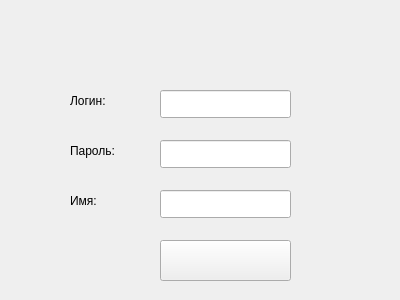
<?xml version="1.0" encoding="UTF-8"?>
<ui version="4.0">
 <class>Data</class>
 <widget class="QWidget" name="Data">
  <property name="geometry">
   <rect>
    <x>0</x>
    <y>0</y>
    <width>400</width>
    <height>300</height>
   </rect>
  </property>
  <property name="windowTitle">
   <string>Form</string>
  </property>
  <widget class="QLabel" name="label">
   <property name="geometry">
    <rect>
     <x>70</x>
     <y>80</y>
     <width>71</width>
     <height>41</height>
    </rect>
   </property>
   <property name="styleSheet">
    <string notr="true">font: 12pt &quot;Segoe UI&quot;;</string>
   </property>
   <property name="text">
    <string>Логин:</string>
   </property>
  </widget>
  <widget class="QLabel" name="label_2">
   <property name="geometry">
    <rect>
     <x>70</x>
     <y>130</y>
     <width>71</width>
     <height>41</height>
    </rect>
   </property>
   <property name="styleSheet">
    <string notr="true">font: 12pt &quot;Segoe UI&quot;;</string>
   </property>
   <property name="text">
    <string>Пароль:</string>
   </property>
  </widget>
  <widget class="QLineEdit" name="lineEdit">
   <property name="geometry">
    <rect>
     <x>160</x>
     <y>90</y>
     <width>131</width>
     <height>28</height>
    </rect>
   </property>
  </widget>
  <widget class="QLineEdit" name="lineEdit_2">
   <property name="geometry">
    <rect>
     <x>160</x>
     <y>140</y>
     <width>131</width>
     <height>28</height>
    </rect>
   </property>
  </widget>
  <widget class="QPushButton" name="pushButton">
   <property name="geometry">
    <rect>
     <x>160</x>
     <y>240</y>
     <width>131</width>
     <height>41</height>
    </rect>
   </property>
   <property name="text">
    <string/>
   </property>
  </widget>
  <widget class="QLineEdit" name="lineEdit_3">
   <property name="geometry">
    <rect>
     <x>160</x>
     <y>190</y>
     <width>131</width>
     <height>28</height>
    </rect>
   </property>
  </widget>
  <widget class="QLabel" name="label_3">
   <property name="geometry">
    <rect>
     <x>70</x>
     <y>180</y>
     <width>71</width>
     <height>41</height>
    </rect>
   </property>
   <property name="styleSheet">
    <string notr="true">font: 12pt &quot;Segoe UI&quot;;</string>
   </property>
   <property name="text">
    <string>Имя:</string>
   </property>
  </widget>
 </widget>
 <resources/>
 <connections/>
</ui>
